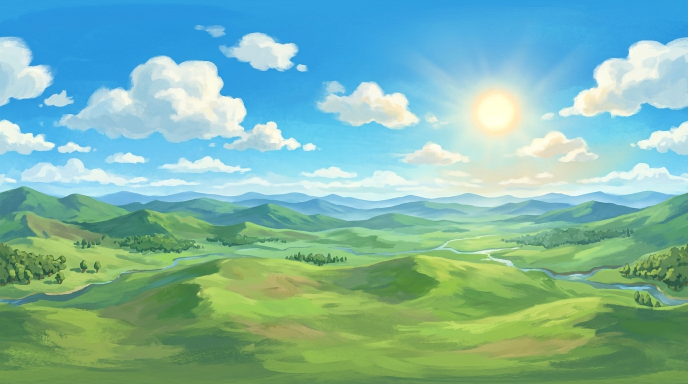
#> input picture tools/cooker/skybox_anime_pano.jpg, 1376 x 768 px (shown at 1/2 size)
$ python -i mesh_cooker.py   (imports and definitions only)
#> lines starting #> are read from the running program, lines starting #| are printed output that depends on the picture
#!/usr/bin/env python3
"""
tools/cooker/mesh_cooker.py

Offline 3D Model Cooker Tool for Nintendo Wii U (.wmesh binary format).
Complies with Jason Gregory's Game Engine Architecture (3rd Ed., Chapters 12 & 13):
- Native Big-Endian packing for IBM PowerPC 750CL (Espresso) and AMD Latte (R700).
- 256-byte VBO alignment for GX2 DMA direct hardware upload.
- 32-byte IBO alignment matching the Espresso L1D cache line.
- Precomputed Bounding Sphere (Ritter) and AABB for O(1) frustum culling setup.
- Tipsify-inspired Post-Transform Vertex Cache (PTVC) triangle reordering.
- Supports Wavefront OBJ input and high-quality procedural architectural models.
"""

import os
import sys
import math
import struct
import argparse
from typing import List, Tuple, Dict, Optional

# Local FBX parser import
try:
    from fbx_parser import extract_fbx_meshes
except ImportError:
    try:
        from tools.cooker.fbx_parser import extract_fbx_meshes
    except ImportError:
        extract_fbx_meshes = None

# Constants matching MeshBinaryFormat.hpp
WMESH_MAGIC = b'WMSH' # 0x574D5348
WMESH_VERSION = 1

# Flags
MESH_FLAG_STATIC       = 1 << 0
MESH_FLAG_SKINNED      = 1 << 1
MESH_FLAG_HAS_COLOR    = 1 << 2
MESH_FLAG_HAS_TEXCOORD = 1 << 3
MESH_FLAG_HAS_NORMAL   = 1 << 4
MESH_FLAG_BIG_ENDIAN   = 1 << 5
MESH_FLAG_TANGENTS     = 1 << 6

VERTEX_STRIDE = 48 # 3 pos + 3 norm + 2 uv + 4 col (12 floats * 4 = 48 bytes)

class Vertex:
    __slots__ = ('pos', 'norm', 'uv', 'col')
    # [5 lines left out: function __init__, not called in this run]

def align_up(offset: int, alignment: int) -> int:
    return (offset + alignment - 1) & ~(alignment - 1)

# [709 lines left out: functions compute_aabb, compute_bounding_sphere, reorder_triangles_ptvc, parse_obj, generate_procedural_pillar, generate_procedural_obelisk and 5 more, not called in this run]


def cook_texture(input_png: str, output_wtex: str, target_size: int = 2048, tex_format: str = 'rgba8'):
    """
    Cooks an input PNG texture into a Big-Endian .wtex file with a full Lanczos mipmap pyramid.
    Supports:
    - format 1 ('rgba8'): Uncompressed RGBA8 (32 bpp)
    - format 2 ('bc1'):   Hardware Block Compression BC1 / DXT1 (4 bpp, 8:1 compression)
    - format 3 ('bc3'):   Hardware Block Compression BC3 / DXT5 (8 bpp, 4:1 compression)
    Header (16 bytes):
    - magic:     'WTEX' (4B)
    - width:     uint32 BE
    - height:    uint32 BE
    - mipFormat: uint32 BE -> bits[0..15] = mipLevels, bits[16..31] = formatCode (0/1=RGBA8, 2=BC1, 3=BC3)
    """
#> called with input_png = 'skybox_anime_pano.jpg', output_wtex = 'out.png', target_size = 2048, tex_format = 'rgba8'
    from PIL import Image
    img = Image.open(input_png).convert('RGBA')
    if img.size != (target_size, target_size):
        img = img.resize((target_size, target_size), Image.Resampling.LANCZOS)
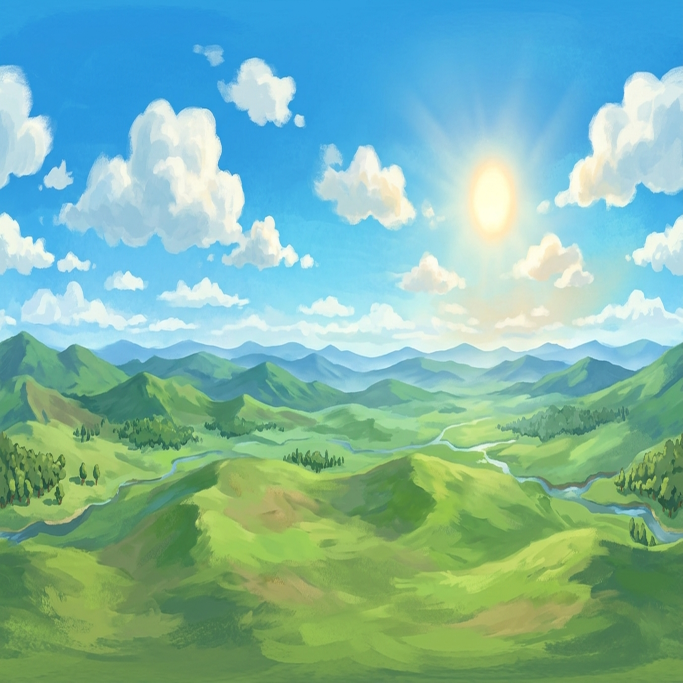
#> img: PIL image 2048x2048 RGBA (shown at 1/3 size); mean R, G, B, A 126.5, 182.6, 168.5, 255

    fmt_lower = tex_format.lower()
    if fmt_lower in ('bc1', 'dxt1'):
        fmt_code = 2
    elif fmt_lower in ('bc3', 'dxt5'):
        fmt_code = 3
    else:
        fmt_code = 1

    mip_levels = int(math.log2(target_size)) + 1
    mip_payloads = []
    cur_img = img
    cur_dim = target_size
    for level in range(mip_levels):
        if level > 0:
            cur_img = img.resize((cur_dim, cur_dim), Image.Resampling.LANCZOS)
        raw_rgba = cur_img.tobytes()
        if fmt_code == 2:
            mip_payloads.append(encode_dxt1_image(raw_rgba, cur_dim, cur_dim))
        elif fmt_code == 3:
            mip_payloads.append(encode_dxt5_image(raw_rgba, cur_dim, cur_dim))
        else:
            mip_payloads.append(raw_rgba)
        cur_dim = max(1, cur_dim // 2)
#> this loop made 12 passes
#> pass 3, in cook_texture, `cur_img = img.resize((cur_dim, cur_dim), Image.Resampling.LANCZOS)`:
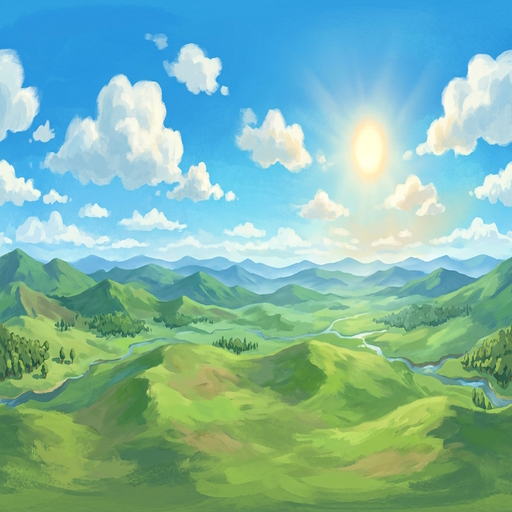
#> cur_img: PIL image 512x512 RGBA; mean R, G, B, A 126.5, 182.6, 168.5, 255
#> after the loop, mip_payloads = 12 items

    # Encode format in upper 16 bits of word 3 when fmt_code > 1 (100% backward compatible with v1 readers)
    packed_mip_fmt = mip_levels if fmt_code == 1 else ((fmt_code << 16) | (mip_levels & 0xFFFF))
    header = struct.pack('>4sIII', b'WTEX', target_size, target_size, packed_mip_fmt)
    os.makedirs(os.path.dirname(os.path.abspath(output_wtex)), exist_ok=True)
    total_bytes = len(header)
    with open(output_wtex, 'wb') as f:
        f.write(header)
        for payload in mip_payloads:
            f.write(payload)
            total_bytes += len(payload)
#> this loop made 12 passes
#> total_bytes on passes 1 to 12: 16777232, 20971536, 22020112, 22282256, 22347792, 22364176, 22368272, 22369296, 22369552, 22369616, 22369632, 22369636
#> after the loop, total_bytes = 22369636
    print(f"[WTEX COOKER] Exito: '{output_wtex}' ({target_size}x{target_size} {fmt_lower.upper()}, {mip_levels} mipmaps, {total_bytes} bytes)")
#| [WTEX COOKER] Exito: 'out.png' (2048x2048 RGBA8, 12 mipmaps, 22369636 bytes)

# [137 lines left out: function main, not called in this run]

# [2 lines not run here, left out]

>>> result = cook_texture('skybox_anime_pano.jpg', 'out.png')
